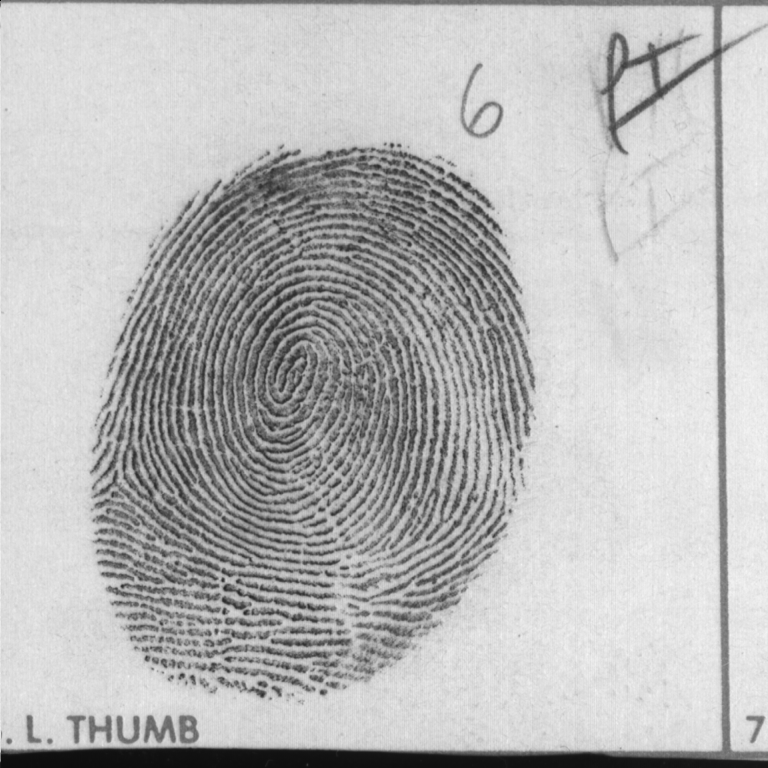
#> input picture Lab1/fprint3.pgm, 768 x 768 px
$ jupyter execute Script.ipynb
#> lines starting #> are read from the running program, lines starting #| are printed output that depends on the picture; after the words box and inside, x2 and y2 are one past the last pixel; in counts of white or black regions, pixels touching at a corner belong together
[cell 1]
#Required libraries
import cv2 as cv
import matplotlib.pyplot as plt
import numpy as np
import random

import warnings
warnings.filterwarnings("ignore")

# View definition
def view(img):
    k = 5
    fig,ax1 = plt.subplots(figsize=(k,k))
    if len(img.shape)==2:
        ax1.imshow(img, vmin=0, vmax=255, cmap='gray')
    else:
        ax1.imshow(img)
    plt.axis('off')
    plt.show()

## Defs to process de image

[cell 2]
def imgpad(img, r):
    """ Receives and binarized image and the thikness
        wanted for the padding and returns the image
        padded

    Args:
        img (np array): The binarized image or array to be padded
        r (int): The thikness of the array

    Returns:
        padded (np array): The image padded
    """

    # Getting the images original shape
    nrows, ncols = img.shape

    # Creating an matrix full of zeros with the dims. of img with the desired padding
    padded = np.zeros((nrows + 2*r, ncols + 2*r), dtype = img.dtype)

    # Adding img in the center of the padded array
    padded[r:r+nrows, r:r+ncols] = img

    return padded

[cell 3]
def connected_c(image):
    """ Receives a binarized image or an array of 0 and 1
        and returns the connections in the image

    Args:
        image (np array): The array of the binarized image

    Returns:
        labels (np array): The array of the binarized image
        with all the unique connections
    """

    labels = np.zeros_like(image)
    current_label = 1
    equivalences = {}

    # First pass
    for i in range(image.shape[0]):
        for j in range(image.shape[1]):
            if image[i, j] != 0:
                neighbors = []
                if i > 0 and labels[i-1, j] != 0:
                    neighbors.append(labels[i-1, j])
                if j > 0 and labels[i, j-1] != 0:
                    neighbors.append(labels[i, j-1])

                if len(neighbors) == 0:
                    labels[i, j] = current_label
                    current_label += 1
                else:
                    min_label = min(neighbors)
                    labels[i, j] = min_label
                    for neighbor in neighbors:
                        if neighbor != min_label:
                            equivalences[neighbor] = min_label

    # Second pass
    for i in range(image.shape[0]):
        for j in range(image.shape[1]):
            if labels[i, j] != 0:
                labels[i, j] = equivalences.get(labels[i, j], labels[i, j])

    return labels

[cell 4]
def labelview(labels):
    """ Receives the labeled image to assign each label a color

    Args:
        labels (np array): The labeled image

    Returns:
        colored_labels (np array): The map of the labels with
        its color assigned
    """

    # Getting unique labels to map and assigning them to a dictionary
    unique_labels = np.unique(labels)
    label_colors = {}

    # Assigning a random color to every label (0 excluded)
    for label in unique_labels:
        if label == 0:
            label_colors[label] = [0, 0, 0]
        else:
            # Generating a random RGB color
            color = [random.randint(0, 255), random.randint(0, 255), random.randint(0, 255)]
            label_colors[label] = color

    # Creating a color matrix with the colors mapping
    colored_labels = np.zeros((labels.shape[0], labels.shape[1], 3), dtype=np.uint8)

    for i in range(labels.shape[0]):
        for j in range(labels.shape[1]):
            label = labels[i, j]
            colored_labels[i, j] = label_colors[label]

    view(colored_labels)
    return colored_labels

## Cleaning the image

[cell 5]
im = cv.imread('fprint3.pgm')
#> im is the input picture: shape (768, 768, 3); min 10, max 247, mean 184.9
imgray = cv.cvtColor(im, cv.COLOR_BGR2GRAY)
print(imgray.shape)
#| (768, 768)

[cell 6]
view(imgray)
imgray = imgpad(imgray,1)

[cell 7]
k = 7

img_blur = cv.GaussianBlur(imgray,(k,k),0)
cv.normalize(img_blur, img_blur, 0, 255.0, cv.NORM_MINMAX)
img_bin = 255- cv.adaptiveThreshold(img_blur, 255, cv.ADAPTIVE_THRESH_MEAN_C, cv.THRESH_BINARY,3,2)
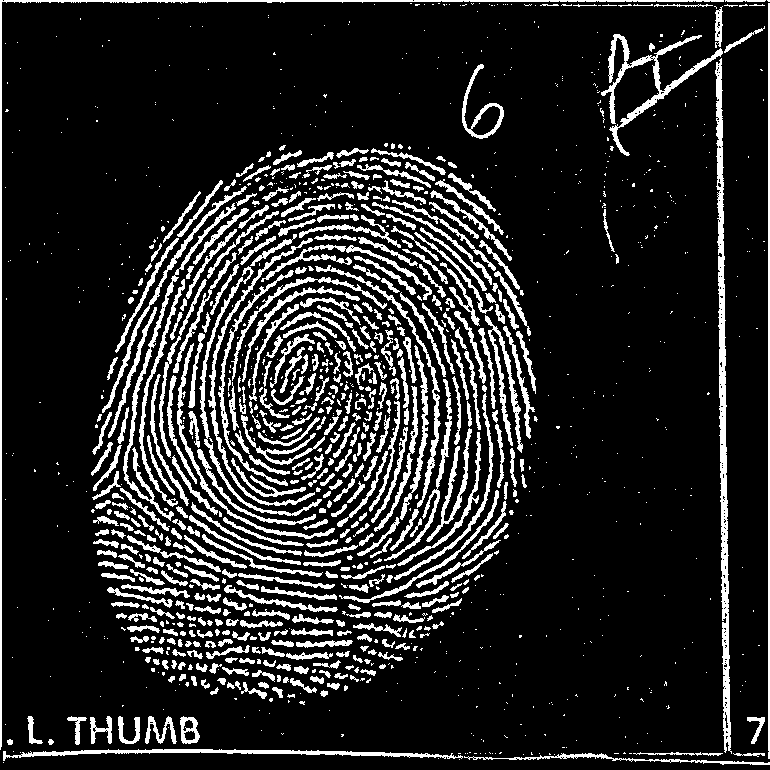
#> img_bin: shape (770, 770); 14.8% white; 1218 white regions (713 under 20 px), largest, box (x1, y1, x2, y2) and area: (715, 58, 732, 754) 4156, (0, 0, 724, 750) 2994, (601, 34, 723, 156) 2050
img_bin = cv.fastNlMeansDenoising(img_bin, 255, 80)
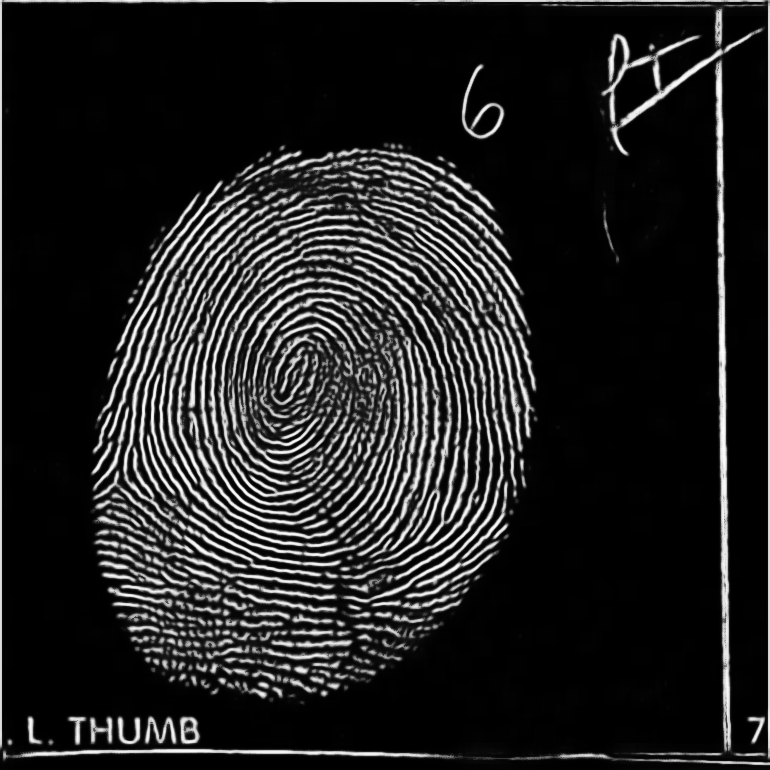
#> img_bin: shape (770, 770); min 0, max 253, mean 33.7

view(img_bin)

[cell 8]
thresh_val = 30
binarized = cv.threshold(img_bin,thresh_val,255, cv.THRESH_BINARY)[1]
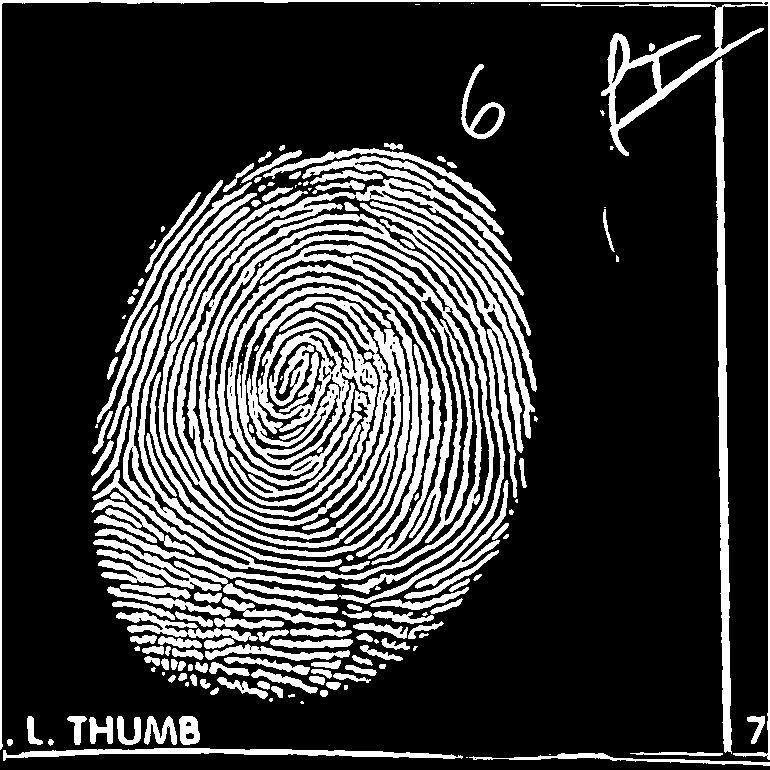
#> binarized: shape (770, 770); 22.7% white; 181 white regions (44 under 20 px), largest, box (x1, y1, x2, y2) and area: (158, 156, 531, 604) 39351, (92, 193, 494, 594) 19029, (150, 264, 442, 559) 10470
view(binarized)

[cell 9]
kernel = np.array([[  0, 255,  0],
                         [255, 255, 255],
                         [  0, 255,  0]], np.uint8)
erosion = cv.erode(binarized, kernel, iterations=1)
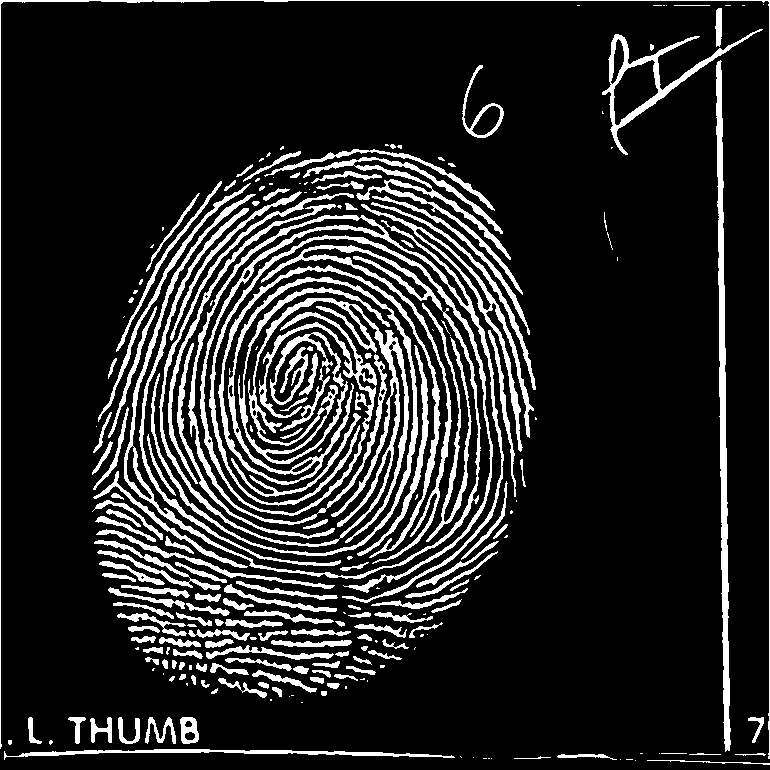
#> erosion: shape (770, 770); 14.8% white; 233 white regions (81 under 20 px), largest, box (x1, y1, x2, y2) and area: (159, 193, 409, 547) 9980, (188, 215, 504, 603) 8987, (151, 265, 441, 558) 7034
view(erosion)

[cell 10]
p1 = connected_c(erosion)
#> after the loop in connected_c, `for i in range(image.shape[0]):`:
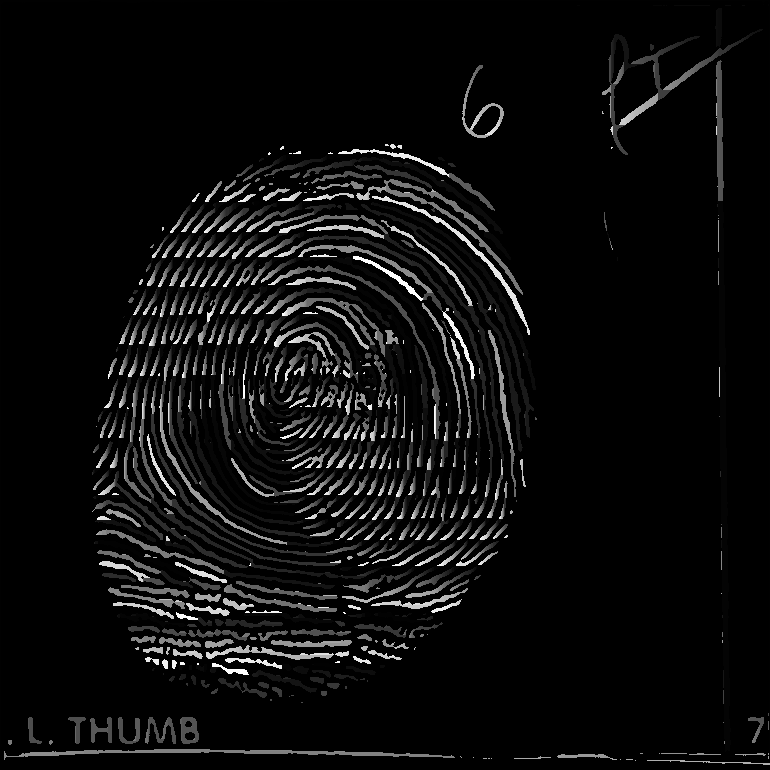
#> labels: shape (770, 770); min 0, max 255, mean 12.8
#> after the loop in connected_c, `for i in range(image.shape[0]):`:
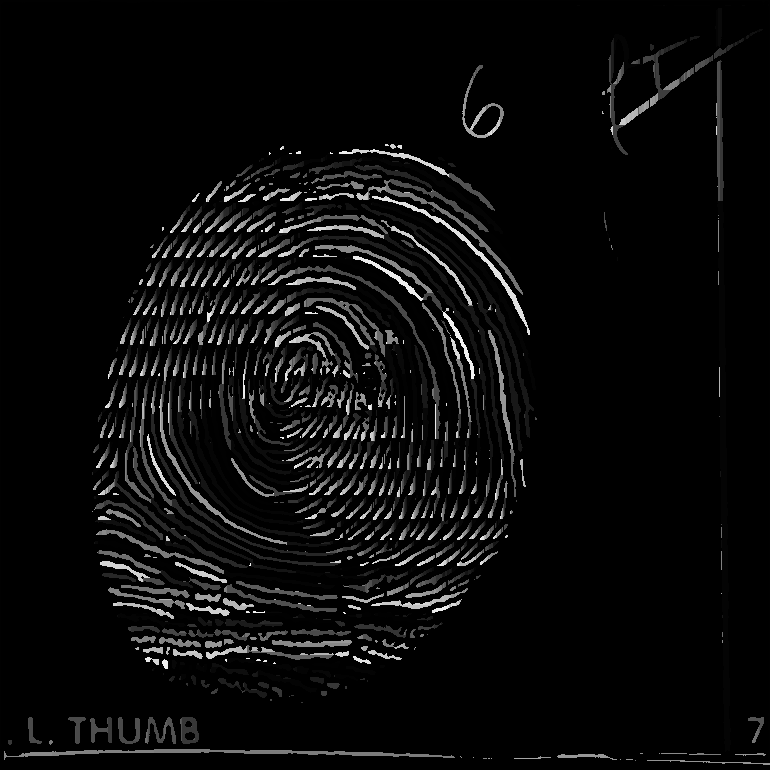
#> labels: shape (770, 770); 13.58% of pixels changed, all inside (x1, y1, x2, y2) = (4, 4, 770, 765)
p2 = labelview(p1)
#> in labelview, `unique_labels = np.unique(labels)`: unique_labels = 123 values from 0 to 243
#> the loop in labelview, `for label in unique_labels:` made 123 passes
#> (label, color) on passes 8 to 19: (9, [37, 169, 241]), (12, [51, 181, 222]), (14, [161, 104, 244]), (15, [226, 133, 31]), (16, [7, 47, 204]), (19, [0, 252, 170]), (20, [124, 166, 32]), (23, [97, 113, 122]), (24, [72, 229, 46]), (26, [41, 163, 250]), (27, [55, 154, 149]), (29, [63, 170, 104])
#> color on passes 2 to 7: [197, 215, 20], [132, 248, 207], [155, 244, 183], [111, 71, 144], [71, 48, 128], [75, 158, 50]
#> after the loop in labelview, `for label in unique_labels:`: label_colors = 123 items
#> after the loop in labelview, `for i in range(labels.shape[0]):`:
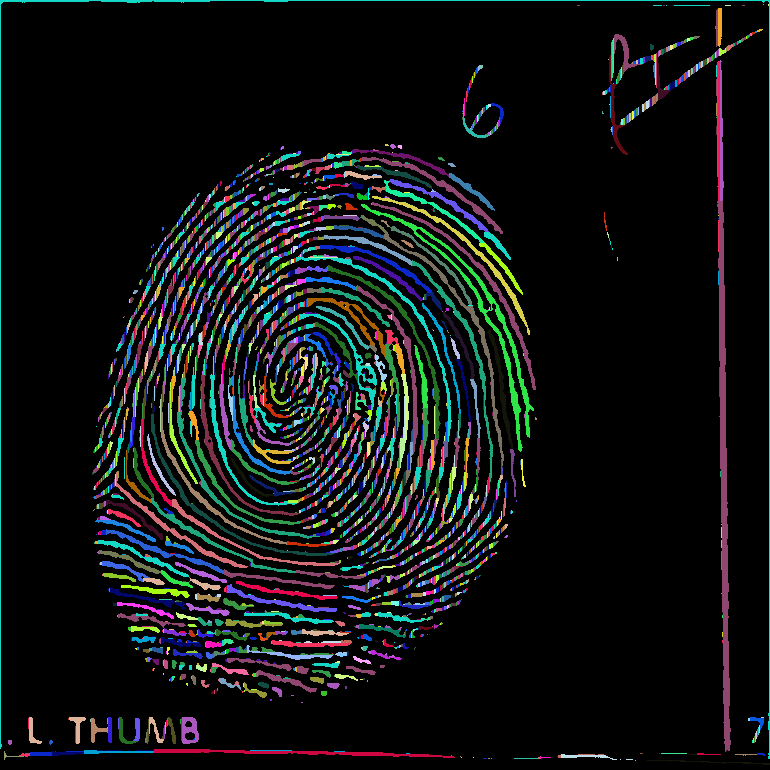
#> colored_labels: shape (770, 770, 3); mean of channels 0, 1, 2 19.2, 18.6, 15.9; drawn as B, G, R
